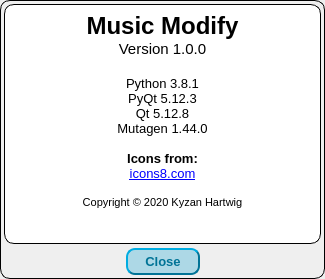
<?xml version="1.0" encoding="UTF-8"?>
<ui version="4.0">
 <class>Dialog</class>
 <widget class="QDialog" name="Dialog">
  <property name="geometry">
   <rect>
    <x>0</x>
    <y>0</y>
    <width>325</width>
    <height>279</height>
   </rect>
  </property>
  <property name="windowTitle">
   <string>Dialog</string>
  </property>
  <property name="styleSheet">
   <string notr="true">QDialog {
  border-color:black;
  border-width: 1px;        
  border-style: solid;
  border-radius: 10px;
  margin:0px
}</string>
  </property>
  <layout class="QVBoxLayout" name="verticalLayout">
   <property name="spacing">
    <number>4</number>
   </property>
   <property name="leftMargin">
    <number>4</number>
   </property>
   <property name="topMargin">
    <number>4</number>
   </property>
   <property name="rightMargin">
    <number>4</number>
   </property>
   <property name="bottomMargin">
    <number>4</number>
   </property>
   <item>
    <widget class="QTextEdit" name="textEdit">
     <property name="styleSheet">
      <string notr="true">QTextEdit {
  border-color:black;
  border-width: 1px;        
  border-style: solid;
  border-radius: 10px;
  background:white;
  padding:3px;
  margin:0px
}</string>
     </property>
     <property name="html">
      <string>&lt;!DOCTYPE HTML PUBLIC &quot;-//W3C//DTD HTML 4.0//EN&quot; &quot;http://www.w3.org/TR/REC-html40/strict.dtd&quot;&gt;
&lt;html&gt;&lt;head&gt;&lt;meta name=&quot;qrichtext&quot; content=&quot;1&quot; /&gt;&lt;style type=&quot;text/css&quot;&gt;
p, li { white-space: pre-wrap; }
&lt;/style&gt;&lt;/head&gt;&lt;body style=&quot; font-family:'MS Shell Dlg 2'; font-size:8.25pt; font-weight:400; font-style:normal;&quot;&gt;
&lt;p align=&quot;center&quot; style=&quot; margin-top:0px; margin-bottom:0px; margin-left:0px; margin-right:0px; -qt-block-indent:0; text-indent:0px;&quot;&gt;&lt;span style=&quot; font-size:18pt; font-weight:600;&quot;&gt;Music Modify&lt;/span&gt;&lt;/p&gt;
&lt;p align=&quot;center&quot; style=&quot; margin-top:0px; margin-bottom:0px; margin-left:0px; margin-right:0px; -qt-block-indent:0; text-indent:0px;&quot;&gt;&lt;span style=&quot; font-size:11pt;&quot;&gt;Version 1.0.0&lt;/span&gt;&lt;/p&gt;
&lt;p align=&quot;center&quot; style=&quot;-qt-paragraph-type:empty; margin-top:0px; margin-bottom:0px; margin-left:0px; margin-right:0px; -qt-block-indent:0; text-indent:0px; font-size:11pt;&quot;&gt;&lt;br /&gt;&lt;/p&gt;
&lt;p align=&quot;center&quot; style=&quot; margin-top:0px; margin-bottom:0px; margin-left:0px; margin-right:0px; -qt-block-indent:0; text-indent:0px;&quot;&gt;&lt;span style=&quot; font-size:10pt;&quot;&gt;Python 3.8.1&lt;/span&gt;&lt;/p&gt;
&lt;p align=&quot;center&quot; style=&quot; margin-top:0px; margin-bottom:0px; margin-left:0px; margin-right:0px; -qt-block-indent:0; text-indent:0px;&quot;&gt;&lt;span style=&quot; font-size:10pt;&quot;&gt;PyQt 5.12.3&lt;/span&gt;&lt;/p&gt;
&lt;p align=&quot;center&quot; style=&quot; margin-top:0px; margin-bottom:0px; margin-left:0px; margin-right:0px; -qt-block-indent:0; text-indent:0px;&quot;&gt;&lt;span style=&quot; font-size:10pt;&quot;&gt;Qt 5.12.8&lt;/span&gt;&lt;/p&gt;
&lt;p align=&quot;center&quot; style=&quot; margin-top:0px; margin-bottom:0px; margin-left:0px; margin-right:0px; -qt-block-indent:0; text-indent:0px;&quot;&gt;&lt;span style=&quot; font-size:10pt;&quot;&gt;Mutagen 1.44.0&lt;/span&gt;&lt;/p&gt;
&lt;p align=&quot;center&quot; style=&quot;-qt-paragraph-type:empty; margin-top:0px; margin-bottom:0px; margin-left:0px; margin-right:0px; -qt-block-indent:0; text-indent:0px; font-size:10pt;&quot;&gt;&lt;br /&gt;&lt;/p&gt;
&lt;p align=&quot;center&quot; style=&quot; margin-top:0px; margin-bottom:0px; margin-left:0px; margin-right:0px; -qt-block-indent:0; text-indent:0px;&quot;&gt;&lt;span style=&quot; font-size:10pt; font-weight:600;&quot;&gt;Icons from:&lt;/span&gt;&lt;/p&gt;
&lt;p align=&quot;center&quot; style=&quot; margin-top:0px; margin-bottom:0px; margin-left:0px; margin-right:0px; -qt-block-indent:0; text-indent:0px;&quot;&gt;&lt;a href=&quot;https://icons8.com&quot;&gt;&lt;span style=&quot; font-size:10pt; text-decoration: underline; color:#0000ff;&quot;&gt;icons8.com&lt;/span&gt;&lt;/a&gt;&lt;/p&gt;
&lt;p align=&quot;center&quot; style=&quot;-qt-paragraph-type:empty; margin-top:0px; margin-bottom:0px; margin-left:0px; margin-right:0px; -qt-block-indent:0; text-indent:0px; font-size:10pt;&quot;&gt;&lt;br /&gt;&lt;/p&gt;
&lt;p align=&quot;center&quot; style=&quot; margin-top:0px; margin-bottom:0px; margin-left:0px; margin-right:0px; -qt-block-indent:0; text-indent:0px;&quot;&gt;&lt;span style=&quot; font-size:8pt;&quot;&gt;Copyright © 2020 Kyzan Hartwig&lt;/span&gt;&lt;/p&gt;&lt;/body&gt;&lt;/html&gt;</string>
     </property>
     <property name="textInteractionFlags">
      <set>Qt::NoTextInteraction</set>
     </property>
    </widget>
   </item>
   <item>
    <widget class="QDialogButtonBox" name="buttonBox">
     <property name="styleSheet">
      <string notr="true">QPushButton {
  min-width:70px;
  min-height:23px; 
  border-width: 2px;        
  border-style: outset;
  border-radius: 9px;
  font-weight:bold;
  font-size:10pt
}

QPushButton:enabled{
  background: lightblue;
  color:rgb(0,115,150);
  border-color:rgb(0,115,150);
}

QPushButton:pressed {
  border-style: inset;
  background: lightsteelblue
}

QPushButton:disabled {
  color:grey;
  background:lightgrey;
  border-color:grey
}</string>
     </property>
     <property name="orientation">
      <enum>Qt::Horizontal</enum>
     </property>
     <property name="standardButtons">
      <set>QDialogButtonBox::Close</set>
     </property>
     <property name="centerButtons">
      <bool>true</bool>
     </property>
    </widget>
   </item>
  </layout>
 </widget>
 <resources/>
 <connections>
  <connection>
   <sender>buttonBox</sender>
   <signal>accepted()</signal>
   <receiver>Dialog</receiver>
   <slot>accept()</slot>
   <hints>
    <hint type="sourcelabel">
     <x>248</x>
     <y>254</y>
    </hint>
    <hint type="destinationlabel">
     <x>157</x>
     <y>274</y>
    </hint>
   </hints>
  </connection>
  <connection>
   <sender>buttonBox</sender>
   <signal>rejected()</signal>
   <receiver>Dialog</receiver>
   <slot>reject()</slot>
   <hints>
    <hint type="sourcelabel">
     <x>316</x>
     <y>260</y>
    </hint>
    <hint type="destinationlabel">
     <x>286</x>
     <y>274</y>
    </hint>
   </hints>
  </connection>
 </connections>
</ui>
